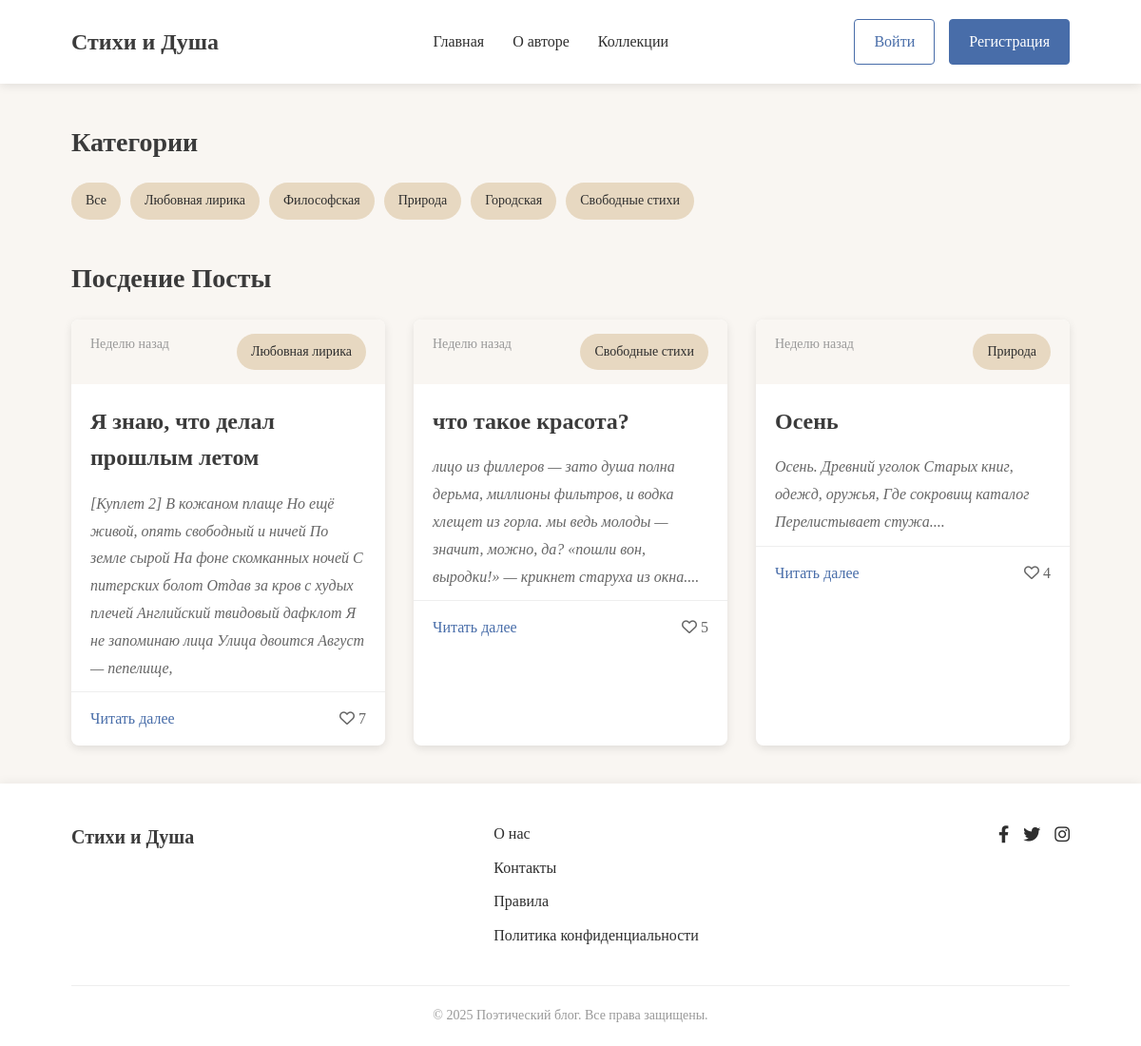
The page / on the database its author committed.
### show/models.py (models this page shows, shortened)
class Category(models.Model):
    title = models.CharField(max_length=60)
    def __str__(self):
        return f'{self.title}'

class Poem(models.Model):
    title = models.CharField(max_length=120)
    text = models.TextField()
    category = models.ForeignKey(to=Category, on_delete=models.CASCADE, related_name='poems')
    date_public = models.DateTimeField(auto_now_add=True)
    like = models.ManyToManyField(to=User, related_name="poems", blank=True)
    reads = models.ManyToManyField(to=User, related_name="reads")
    def text_poem(self):
        dot = self.text.count('.')
        if dot > 1:
            total = self.text.find('.')
            total_str = self.text.find('.', total + 1)
            return f"{self.text[0:total_str + 1]}..."
        else:
            return self.text
    def date_count(self):
        now_date = self.date_public.date()
        today = datetime.today().date()
        delta = (today - now_date).days
        if delta == 0:
            return 'Сегодня'
        elif delta == 1:
            return 'Вчера'
        elif delta == 7:
            return 'Неделю назад'
        elif delta < 31:
            return f'{delta} дней назад'
        elif delta < 365:
            months = delta // 30
            return f'{months} месяц(ев) назад'
        else:
            years = delta // 365
            return f'{years} год(а/лет) назад'

### show/views.py (the view)
# urls.py: path('', views.index, name='index'),
def index(request, category_id=None):
    context = {
        'categoryies' : Category.objects.all(),
        'last_poem' : Poem.objects.filter(category_id=category_id) if category_id else Poem.objects.all().order_by('-id')[:3],
        'title' : Category.objects.get(id=category_id) if category_id else "Посдение посты"
    }
    return render(request, 'show/index.html', context)

### show/templates/show/index.html
{% extends "show/base.html" %}
{% load static %}
{% block main %}
    <main class="main">
        <div class="container">
            <section class="categories">
                <h2>Категории</h2>
                <div class="category-list">
                    <a href="{% url "index" %}" class="category">Все</a>
                    {% for category in categoryies %}
                        <a href="{% url "category" category.id %}" class="category">{{ category.title }}</a>
                    {% endfor %}
                </div>
            </section>
            <section class="poems">
                <h2>{{ title.title }}</h2>
                <div class="poem-grid">
                    {% for poems in last_poem %}
                        <article class="poem-card">
                            <div class="poem-meta">
                                <span class="date">{{ poems.date_count }}</span>
                                <span class="category">{{ poems.category }}</span>
                            </div>
                            <h3 class="poem-title"><a href="{% url "show:poem" poems.id %}">{{ poems.title }}</a></h3>
                            <div class="poem-excerpt">
                                <p>{{ poems.text_poem }}<br>
                                </p>
                            </div>
                            <div class="poem-footer">
                                <a href="{% url "show:poem" poems.id %}" class="read-more">Читать далее</a>
                                {% if user in poems.like.all %}
                                    <a class="red" href="{% url "show:like" poems.id %}">
                                        <i class="far fa-heart"></i> {{ poems.like.count }}
                                    </a>
                                {% else %}
                                    <a class="likes" href="{% url "show:like" poems.id %}">
                                        <i class="far fa-heart"></i> {{ poems.like.count }}
                                    </a>
                                {% endif %}
                            </div>
                        </article>
                    {% endfor %}
                </div>
            </section>
        </div>
    </main>
{% endblock main %}

### frontend/css/style.css (style rules this page uses)
:root { --bg-color: #F9F6F2; --text-color: #2E2E2E; --heading-color: #3B3B3B; --accent-color: #C18C5D; --button-color: #486DA9; --category-color: #E7D8C1; }
* { margin: 0; padding: 0; box-sizing: border-box; }
body { font-family: 'Georgia', serif; background-color: var(--bg-color); color: var(--text-color); line-height: 1.6; }
a { text-decoration: none; color: var(--button-color); transition: color 0.3s; }
.container { width: 90%; max-width: 1200px; margin: 0 auto; padding: 0 15px; }
.main { padding: 40px 0; }
h1, h2, h3, h4 { color: var(--heading-color); margin-bottom: 20px; font-weight: 600; }
h2 { font-size: 28px; }
h3 { font-size: 24px; }
.categories { margin-bottom: 40px; }
.category-list { display: flex; flex-wrap: wrap; gap: 10px; }
.category { background-color: var(--category-color); padding: 8px 15px; border-radius: 20px; font-size: 14px; color: var(--text-color); transition: all 0.3s; }
.poem-grid { display: grid; grid-template-columns: repeat(auto-fill, minmax(300px, 1fr)); gap: 30px; }
.poem-card { background-color: white; border-radius: 8px; overflow: hidden; box-shadow: 0 3px 10px rgba(0, 0, 0, 0.1); transition: transform 0.3s, box-shadow 0.3s; }
.poem-meta { display: flex; justify-content: space-between; padding: 15px 20px; background-color: var(--bg-color); font-size: 14px; color: #666; }
.poem-title { padding: 0 20px; margin: 15px 0; }
.poem-title a { color: var(--heading-color); }
.poem-excerpt { padding: 0 20px; margin-bottom: 20px; color: var(--text-color); line-height: 1.8; }
.poem-footer { display: flex; justify-content: space-between; align-items: center; padding: 15px 20px; border-top: 1px solid #eee; }
.read-more { font-weight: 500; }
.likes { color: #666; }
.poem-meta { margin-bottom: 20px; }
.poem-excerpt { color: #666; margin-bottom: 10px; font-style: italic; }
.poem-meta { font-size: 14px; color: #999; }
.poem-card, .poem-full, .comment, .profile-header, .auth-form-container { animation: fadeIn 0.6s ease-out forwards; }
.poem-card { transition: transform 0.3s ease, box-shadow 0.3s ease; }
.poem-card:nth-child(1) { animation-delay: 0.1s; }
.poem-card:nth-child(2) { animation-delay: 0.2s; }
.poem-card:nth-child(3) { animation-delay: 0.3s; }

### rows shown on the page
Category: title "Любовная лирика"
Category: title "Философская"
Category: title "Природа"
Category: title "Городская"
Category: title "Свободные стихи"
Poem: date_count "Неделю назад", category "Любовная лирика", title "Я знаю, что делал прошлым летом", text_poem "[Куплет 2] В кожаном плаще Но ещё живой, опять свободный и ничей По земле сырой На фоне скомканных ночей С питерских болот Отдав за кров с худых плечей Английский твидовый дафклот Я не запоминаю лица Улица двоится Август — пепелище,", like.count "7"
Poem: date_count "Неделю назад", category "Свободные стихи", title "что такое красота?", text_poem "лицо из филлеров — зато душа полна дерьма, миллионы фильтров, и водка хлещет из горла. мы ведь молоды — значит, можно, да? «пошли вон, выродки!» — крикнет старуха из окна....", like.count "5"
Poem: date_count "Неделю назад", category "Природа", title "Осень", text_poem "Осень. Древний уголок Старых книг, одежд, оружья, Где сокровищ каталог Перелистывает стужа....", like.count "4"

### other values the page prints
{{ title.title }} "Посдение Посты"
